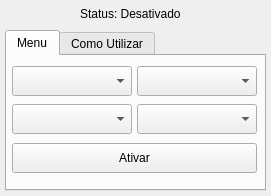
<?xml version="1.0" encoding="UTF-8"?>
<ui version="4.0">
 <class>ligalinhaui</class>
 <widget class="QWidget" name="ligalinhaui">
  <property name="geometry">
   <rect>
    <x>0</x>
    <y>0</y>
    <width>271</width>
    <height>196</height>
   </rect>
  </property>
  <property name="windowTitle">
   <string>Ligar Linha ao Ponto</string>
  </property>
  <widget class="QLabel" name="label_status">
   <property name="geometry">
    <rect>
     <x>80</x>
     <y>5</y>
     <width>113</width>
     <height>18</height>
    </rect>
   </property>
   <property name="text">
    <string>Status: Desativado</string>
   </property>
  </widget>
  <widget class="QTabWidget" name="tabWidget">
   <property name="geometry">
    <rect>
     <x>5</x>
     <y>30</y>
     <width>261</width>
     <height>161</height>
    </rect>
   </property>
   <property name="currentIndex">
    <number>0</number>
   </property>
   <widget class="QWidget" name="tab">
    <attribute name="title">
     <string>Menu</string>
    </attribute>
    <widget class="QPushButton" name="btn_toggle">
     <property name="geometry">
      <rect>
       <x>5</x>
       <y>87</y>
       <width>245</width>
       <height>30</height>
      </rect>
     </property>
     <property name="text">
      <string>Ativar</string>
     </property>
    </widget>
    <widget class="QComboBox" name="combo_layer_ponto">
     <property name="geometry">
      <rect>
       <x>5</x>
       <y>48</y>
       <width>120</width>
       <height>30</height>
      </rect>
     </property>
    </widget>
    <widget class="QComboBox" name="combo_field_ponto">
     <property name="geometry">
      <rect>
       <x>130</x>
       <y>48</y>
       <width>120</width>
       <height>30</height>
      </rect>
     </property>
    </widget>
    <widget class="QComboBox" name="combo_layer_linha">
     <property name="geometry">
      <rect>
       <x>5</x>
       <y>10</y>
       <width>120</width>
       <height>30</height>
      </rect>
     </property>
    </widget>
    <widget class="QComboBox" name="combo_field_linha">
     <property name="geometry">
      <rect>
       <x>130</x>
       <y>10</y>
       <width>120</width>
       <height>30</height>
      </rect>
     </property>
    </widget>
   </widget>
   <widget class="QWidget" name="tab_2">
    <attribute name="title">
     <string>Como Utilizar</string>
    </attribute>
    <widget class="QLabel" name="label">
     <property name="geometry">
      <rect>
       <x>10</x>
       <y>10</y>
       <width>231</width>
       <height>41</height>
      </rect>
     </property>
     <property name="text">
      <string>Preguiça de Escrever algo no momento</string>
     </property>
    </widget>
    <widget class="QLabel" name="label_2">
     <property name="geometry">
      <rect>
       <x>40</x>
       <y>60</y>
       <width>191</width>
       <height>18</height>
      </rect>
     </property>
     <property name="text">
      <string>telegram @rodolfo09</string>
     </property>
    </widget>
   </widget>
  </widget>
 </widget>
 <resources/>
 <connections/>
</ui>
